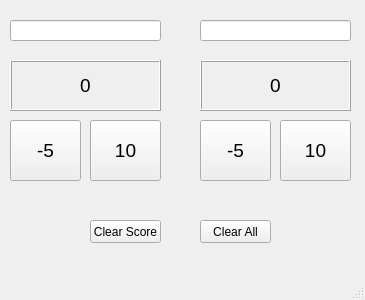
<?xml version="1.0" encoding="UTF-8"?>
<ui version="4.0">
 <class>MainWindow</class>
 <widget class="QMainWindow" name="MainWindow">
  <property name="geometry">
   <rect>
    <x>0</x>
    <y>0</y>
    <width>365</width>
    <height>300</height>
   </rect>
  </property>
  <property name="windowTitle">
   <string>Elnur's ScoreKeeper</string>
  </property>
  <widget class="QWidget" name="centralwidget">
   <widget class="QLabel" name="score1_label">
    <property name="geometry">
     <rect>
      <x>10</x>
      <y>60</y>
      <width>151</width>
      <height>51</height>
     </rect>
    </property>
    <property name="font">
     <font>
      <pointsize>14</pointsize>
     </font>
    </property>
    <property name="frameShape">
     <enum>QFrame::Box</enum>
    </property>
    <property name="frameShadow">
     <enum>QFrame::Raised</enum>
    </property>
    <property name="text">
     <string>0</string>
    </property>
    <property name="alignment">
     <set>Qt::AlignCenter</set>
    </property>
   </widget>
   <widget class="QLabel" name="score2_label">
    <property name="geometry">
     <rect>
      <x>200</x>
      <y>60</y>
      <width>151</width>
      <height>51</height>
     </rect>
    </property>
    <property name="font">
     <font>
      <pointsize>14</pointsize>
     </font>
    </property>
    <property name="frameShape">
     <enum>QFrame::Box</enum>
    </property>
    <property name="frameShadow">
     <enum>QFrame::Raised</enum>
    </property>
    <property name="text">
     <string>0</string>
    </property>
    <property name="alignment">
     <set>Qt::AlignCenter</set>
    </property>
   </widget>
   <widget class="QLineEdit" name="team1_lineEdit">
    <property name="geometry">
     <rect>
      <x>10</x>
      <y>20</y>
      <width>151</width>
      <height>21</height>
     </rect>
    </property>
   </widget>
   <widget class="QLineEdit" name="team2_lineEdit">
    <property name="geometry">
     <rect>
      <x>200</x>
      <y>20</y>
      <width>151</width>
      <height>21</height>
     </rect>
    </property>
   </widget>
   <widget class="QPushButton" name="delete5_team1_pushButton">
    <property name="geometry">
     <rect>
      <x>10</x>
      <y>120</y>
      <width>71</width>
      <height>61</height>
     </rect>
    </property>
    <property name="font">
     <font>
      <pointsize>14</pointsize>
     </font>
    </property>
    <property name="text">
     <string>-5</string>
    </property>
   </widget>
   <widget class="QPushButton" name="add10_team1_pushButton">
    <property name="geometry">
     <rect>
      <x>90</x>
      <y>120</y>
      <width>71</width>
      <height>61</height>
     </rect>
    </property>
    <property name="font">
     <font>
      <pointsize>14</pointsize>
     </font>
    </property>
    <property name="text">
     <string>10</string>
    </property>
   </widget>
   <widget class="QPushButton" name="delete5_team2_pushButton">
    <property name="geometry">
     <rect>
      <x>200</x>
      <y>120</y>
      <width>71</width>
      <height>61</height>
     </rect>
    </property>
    <property name="font">
     <font>
      <pointsize>14</pointsize>
     </font>
    </property>
    <property name="text">
     <string>-5</string>
    </property>
   </widget>
   <widget class="QPushButton" name="add10_team2_pushButton">
    <property name="geometry">
     <rect>
      <x>280</x>
      <y>120</y>
      <width>71</width>
      <height>61</height>
     </rect>
    </property>
    <property name="font">
     <font>
      <pointsize>14</pointsize>
     </font>
    </property>
    <property name="text">
     <string>10</string>
    </property>
   </widget>
   <widget class="QPushButton" name="clear_score_pushButton">
    <property name="geometry">
     <rect>
      <x>90</x>
      <y>220</y>
      <width>71</width>
      <height>23</height>
     </rect>
    </property>
    <property name="font">
     <font>
      <pointsize>9</pointsize>
     </font>
    </property>
    <property name="text">
     <string>Clear Score</string>
    </property>
   </widget>
   <widget class="QPushButton" name="clear_all_pushButton">
    <property name="geometry">
     <rect>
      <x>200</x>
      <y>220</y>
      <width>71</width>
      <height>23</height>
     </rect>
    </property>
    <property name="font">
     <font>
      <pointsize>9</pointsize>
     </font>
    </property>
    <property name="text">
     <string>Clear All</string>
    </property>
   </widget>
  </widget>
  <widget class="QMenuBar" name="menubar">
   <property name="geometry">
    <rect>
     <x>0</x>
     <y>0</y>
     <width>365</width>
     <height>21</height>
    </rect>
   </property>
  </widget>
  <widget class="QStatusBar" name="statusbar"/>
 </widget>
 <resources/>
 <connections/>
</ui>
